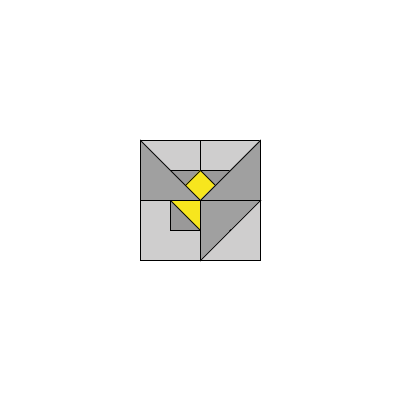
Frame 1 (no input)
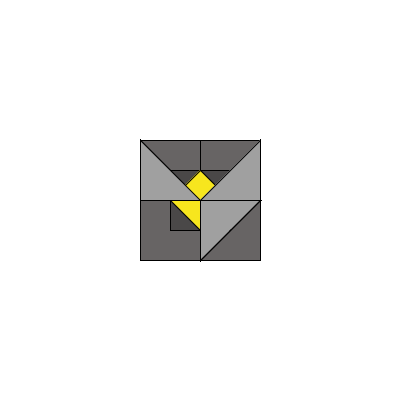
Frame 60 (the mouse pressed at the canvas centre just before this capture)
Frame 120 (the mouse held since frame 60 and released just before this capture): identical to frame 60, image omitted

The Processing sketch that drew these frames (run headless with seeded random() and noise(); from frame 60 on, the mouse is pressed at the canvas centre):

// Processing sketch: processing_86355
// ── processing_86355.pde

void setup() {
size(400,400);
background(255);
smooth();
}
/*je vais essayer de créer une succession de carré, car je m'interesse
aux formes géométrique et aux structures, afin de jouer par la suite sur
les effets de contrastes et de profondeurs de champs.*/



void draw()
{
  
  int L;
 L = 60;
 
  int H;
 H = 60;
 
fill(#676464,80);
//jouer la transparence des formes

rectMode(CENTER);
rect(230,230,H,L);
rect(170,170,H,L);
rect(170,230,H,L);
rect(230,170,H,L);

//forme de depart

fill( #393838,90);
rect(200,200,H,L);

fill(#F7E61E);
triangle(170, 200, 230, 200, 200, 170);
triangle(170, 200, 200, 230,230,200);


 // Mon logo aura pour principe d'être le même au niveau de la structure, seule
 //les formes à l'interieur changeront de places.
fill(#A0A0A0);

triangle(140,140,140,200,200,200);
triangle(200,200,260,140,260,200);
triangle(200,200,260,200,200,260);



}
